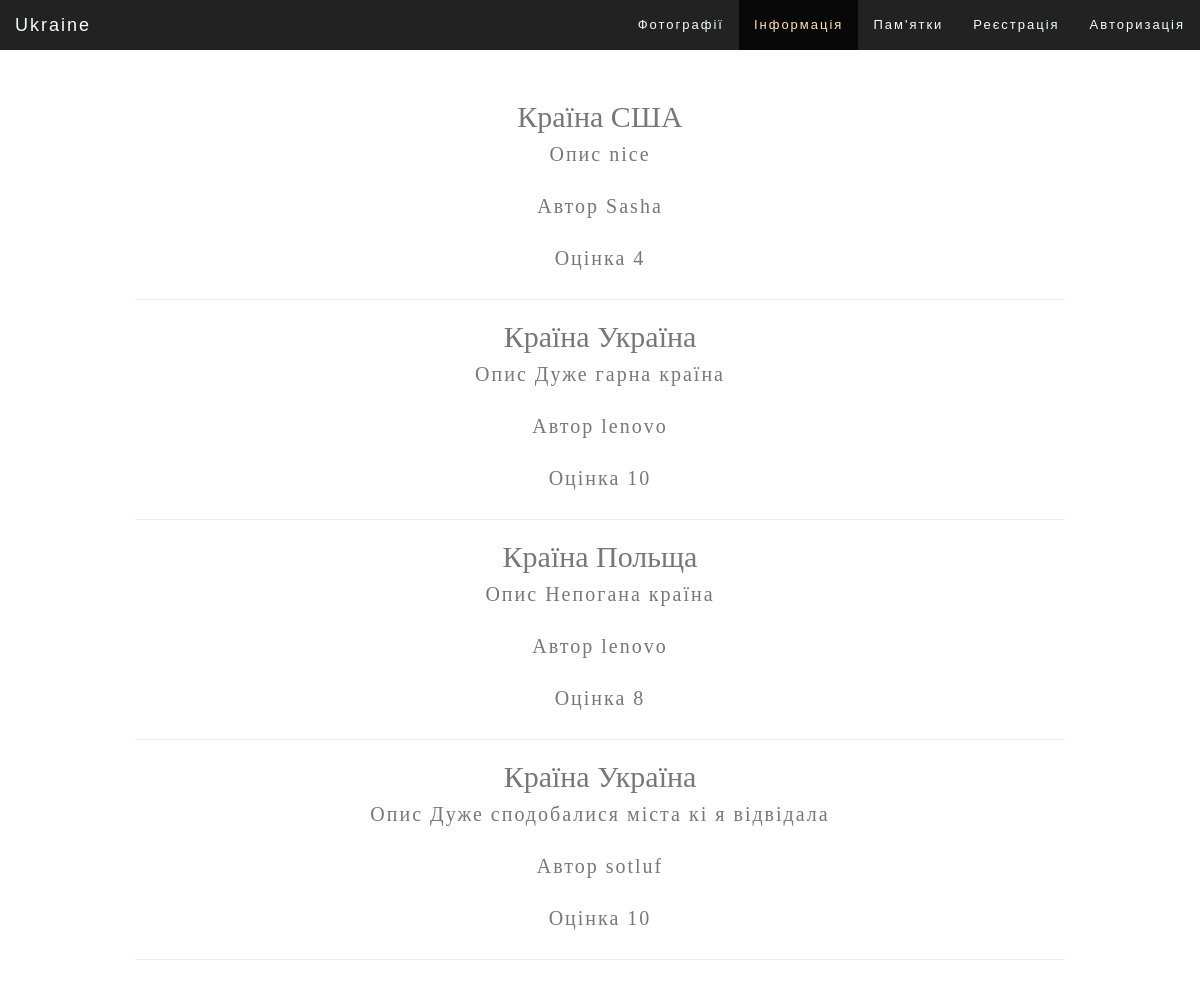
/review/, run on the app's committed database.
### memory/models.py (models this page shows, shortened)
class Review(models.Model):
    country = models.CharField(max_length=100)
    description = models.TextField()
    author = models.ForeignKey(User,on_delete=models.CASCADE)
    point = models.PositiveIntegerField(default=0)

### memory/views.py (the view)
# urls.py: path('review/',ReviewListView.as_view(),name='review')
class ReviewListView(View):
    def get(self,request):
        review = Review.objects.all()
        context = {'review':review}
        return render(request,'review_list.html', context=context)

### templates/review_list.html (shortened to what this page needs)
{% load static %}
<!DOCTYPE html>
<html>
<head>
    <link rel="stylesheet" href="https://maxcdn.bootstrapcdn.com/bootstrap/3.4.1/css/bootstrap.min.css">
</head>
<body id="page" data-spy="scroll" data-target=".navbar">
<nav class="navbar navbar-inverse navbar-fixed-top">
    <div class="container-fluid">
        <div class="navbar-header">
            <a class="navbar-brand" href="#page">Ukraine</a>
        </div>
        <div id="myNavbar">
            <ul class="nav navbar-nav navbar-right">
                <li><a href="#photo">Фотографії</a></li>
                <li><a href="#inform">Інформація</a></li>
                <li><a href="#monuments">Пам'ятки</a></li>
                {% if user.is_authenticated %}
                <li><a href="{% url 'review' %}">Відгуки</a></li>
                <li><a href="{% url 'add_review' %}">Написати відгук</a></li>
                <li><a href="{% url 'logout' %}">Вийти з профілю</a></li>
                <li><a href="#">{{ user.username }}</a></li>
                {% else %}
                <li><a href="{% url 'register' %}">Реєстрація</a></li>
                <li><a href="{% url 'login' %}">Авторизація</a></li>
                {% endif %}
            </ul>
        </div>
    </div>
</nav>
<body>
<div id="inform" class="container text-center">
{% for i in review %}
<h2>Країна {{ i.country }}</h2>
<h3>Опис {{ i.description }}</h3>
<h3>Автор {{ i.author }}</h3>
<h3>Оцінка {{ i.point }}</h3>
<hr>
{% endfor %}
</div>
</body>
</html>

### templates/review_list.html (style rules this page uses)
body, p { font: 17px "times New Roman", sans-serif; color: #777; }
h1, h3 { margin: 10px 0 30px 0; font-size: 20px; letter-spacing: 2px; }
.container { padding: 80px 120px; }
.navbar { font-family: "Time New Romans", sans-serif; margin-bottom: 0; border: 0; font-size: 13px; letter-spacing: 2px; }
.navbar li a, .navbar .navbar-brand { color: mintcream !important; }
.navbar-nav li.active a { color: moccasin !important; }

### data on the page
Review: country "США", description "nice", author "Sasha", point "4"
Review: country "Україна", description "Дуже гарна країна", author "lenovo", point "10"
Review: country "Польща", description "Непогана країна", author "lenovo", point "8"
Review: country "Україна", description "Дуже сподобалися міста кі я відвідала", author "sotluf", point "10"
